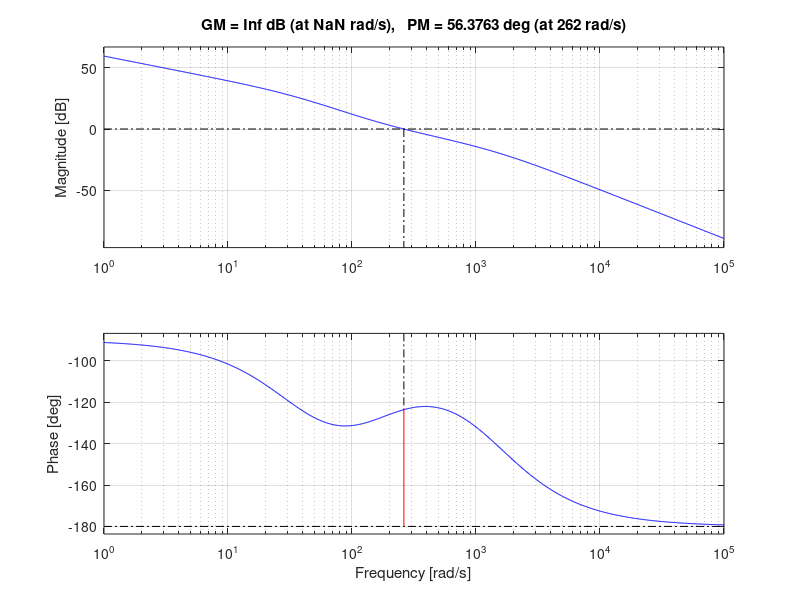
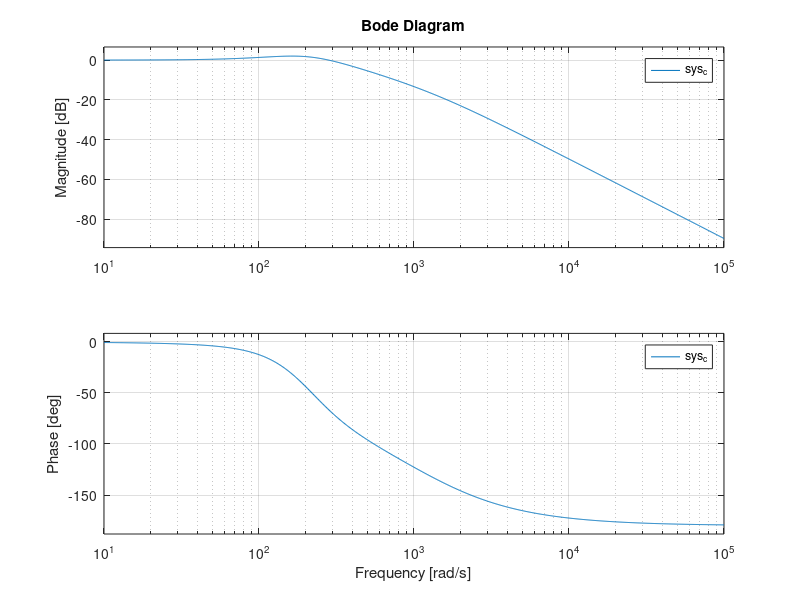

MATLAB code for these plots, in order:
%% パラメータ設定

% モータ-動翼系のシステム同定結果
a = 1462;
b = 53850;
c = 218100;

% ゲイン設定
Kpm = 240; % Pゲイン
Kdm = 1.5; % Dゲイン

%% ボード線図の表示

% 開ループ伝達関数のボード線図
[A, B, C, D] = tf2ss([c*Kdm c*Kpm], [1 a b 0]); % 伝達関数を状態方程式に変換
sys_o = ss(A, B, C, D);                         % 状態空間モデルの作成
figure(1), margin(sys_o)                        % ボード線図を表示(位相余裕とゲイン余裕も表示)
grid on;
 
% 閉ループ伝達関数のボード線図
[A, B, C, D] = tf2ss([c*Kdm c*Kpm], [1 a b+c*Kdm c*Kpm]);   % 伝達関数を状態方程式に変換
sys_c = ss(A, B, C, D);                                     % 状態空間モデルの作成
figure(2), bode(sys_c)                                      % ボード線図を表示
grid on;
